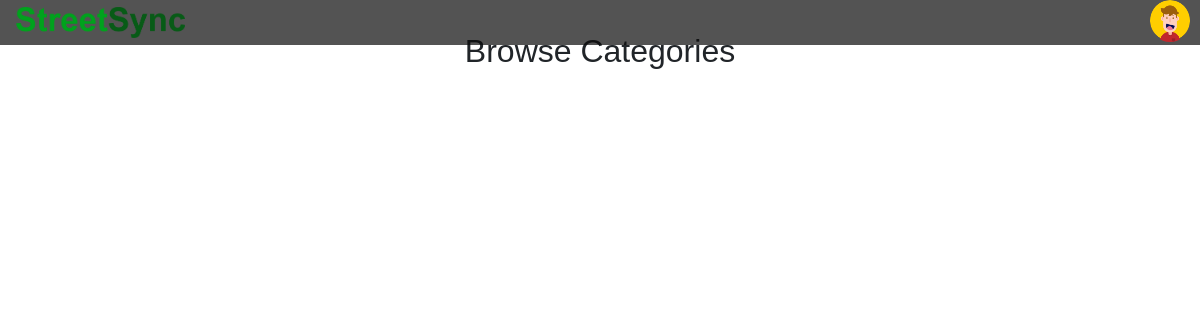
Before: /HomePage.php with the older database file.
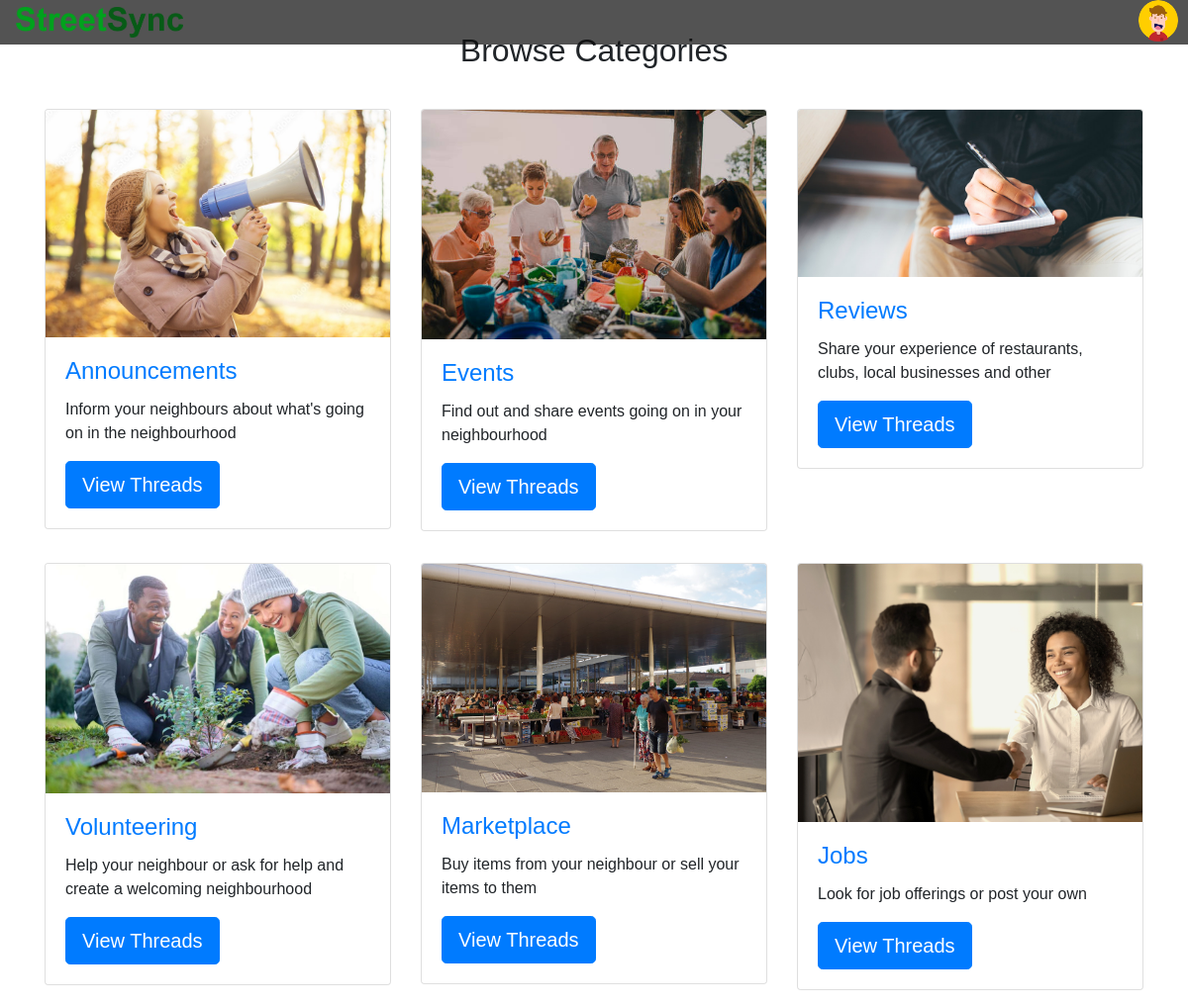
After: the same page with the newer database file.
### tables this page shows
CREATE TABLE `categories` (
  `category_id` int(11) NOT NULL,
  `category_name` text NOT NULL,
  `category_description` text NOT NULL,
  `date` datetime NOT NULL DEFAULT current_timestamp()
);

### HomePage.php (the view, shortened to what this page needs)
<?php
include("connect.php");
$profilePicSrc = 'assets/profile/defaultPic.png';
?>
<!DOCTYPE html>
<html lang="en">
<head>
<link rel="stylesheet" href="https://stackpath.bootstrapcdn.com/bootstrap/4.3.1/css/bootstrap.min.css"
>
    <link rel="stylesheet" href="style/home_page.css">
    <link rel="stylesheet" href="https://cdn.jsdelivr.net/npm/bootstrap-icons@1.9.1/font/bootstrap-icons.css">
</head>
<body>
<div class="navbar">
    <ul>
        <li style="float:left">
            <a href="HomePage.php">
                <img src="assets/images/StreetSyncName.png" alt="StreetSyncName">
            </a>
        </li>
        <div class="hero">
            <nav>
                <img src="<?php echo $profilePicSrc; ?>" class="user-pic" onclick="toggleMenu()">
            </nav>
        </div>
    </ul>
</div>
    <div class="container my-3">
        <h2 class="text-center">Browse Categories</h2>
        <div class="row my-4">
            <?php
            $sql = "SELECT * FROM `categories`";
            $result = mysqli_query($conn,$sql);
            while ($row = mysqli_fetch_assoc($result)) {
                $id = $row['category_id'];
                $catname = $row['category_name'];
                $catdesc = $row['category_description'];
                echo '<div class="col-md-4 my-3">
                <div class="card text-left">
                  <img class="card-img-top" src="assets/images/card-'.$id.'.jpg" alt="">
                  <div class="card-body">
                    <h4 class="card-title"><a href="threadlist.php?catid='.$id.'">'.$catname.'</a></h4>
                    <p class="card-text">'.substr($catdesc, 0 , 110).'</p>
                    <a href="threadlist.php?catid='.$id.'" class="btn btn-primary btn-lg">View Threads</a>
                  </div>
                </div>
            </div>';
            }
            ?>
        </div>
    </div>
</body>
</html>

### style/home_page.css (style rules this page uses)
body, html { height: 100%; margin: 0; padding: 0; box-sizing: border-box; min-height: 100vh; font-family: "Poppins", sans-serif; }
.navbar ul { list-style-type: none; text-align: center; margin: 0; padding: 0; background-color: rgba(10, 10, 10, 0.7); position: fixed; top: 0; left: 0; right: 0; z-index: 1000; }
.navbar li { display: inline-block; }
.navbar li img { height: 45px; padding: 7px 16px; }
.hero { position: absolute; right: 0; top: 0; margin-right: 10px; }
.user-pic { width: 40px; border-radius: 50%; cursor: pointer; margin-left: 30px; }

Changed rows visible on the page:
added categories: shows a picture, category_name "Announcements", category_description "Inform your neighbours about what's going on in the neighbourhood"
added categories: shows a picture, category_name "Events", category_description "Find out and share events going on in your neighbourhood"
added categories: shows a picture, category_name "Reviews", category_description "Share your experience of restaurants, clubs, local businesses and other"
added categories: shows a picture, category_name "Volunteering", category_description "Help your neighbour or ask for help and create a welcoming neighbourhood"
added categories: shows a picture, category_name "Marketplace", category_description "Buy items from your neighbour or sell your items to them"
added categories: shows a picture, category_name "Jobs", category_description "Look for job offerings or post your own"
